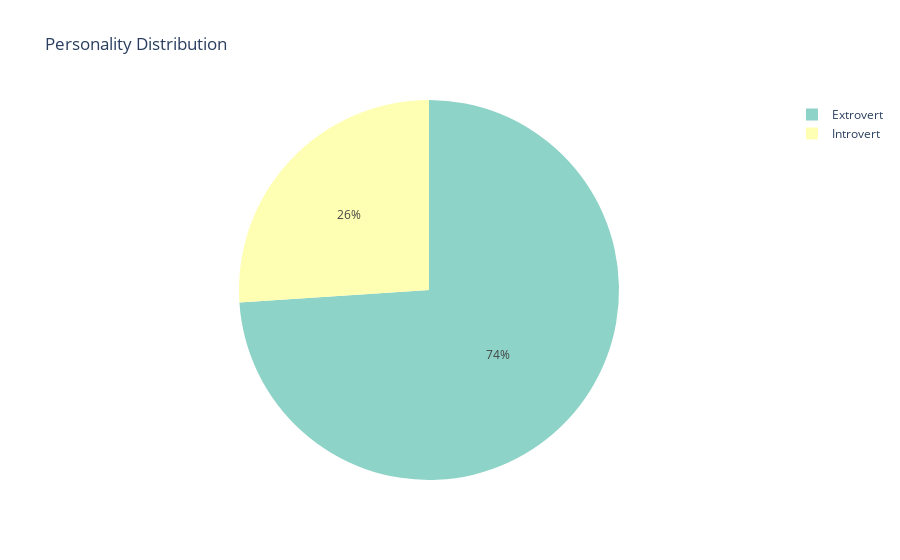

Notebook code cell kept with this figure:
### Code cell
import plotly.express as px

# Step 1: Count category frequencies
personality_counts = train["Personality"].value_counts().reset_index()
personality_counts.columns = ["Personality", "Count"]

# Step 2: Plot pie chart
fig = px.pie(personality_counts, names="Personality", values="Count",
             title="Personality Distribution",
             color_discrete_sequence=px.colors.qualitative.Set3)
fig.show()

### Figure 1 — Plotly figure (JSON) as saved in the notebook; plotly's stock layout.template omitted (floating-point values rounded to 4 significant figures)
{"data": [{"domain": {"x": [0, 1], "y": [0, 1]}, "hovertemplate": "Personality=%{label}<br>Count=%{value}<extra></extra>", "labels": ["Extrovert", "Introvert"], "legendgroup": "", "name": "", "showlegend": true, "type": "pie", "values": [13699, 4825]}], "layout": {"legend": {"tracegroupgap": 0}, "piecolorway": ["rgb(141,211,199)", "rgb(255,255,179)", "rgb(190,186,218)", "rgb(251,128,114)", "rgb(128,177,211)", "rgb(253,180,98)", "rgb(179,222,105)", "rgb(252,205,229)", "rgb(217,217,217)", "rgb(188,128,189)", "rgb(204,235,197)", "rgb(255,237,111)"], "title": {"text": "Personality Distribution"}}}
